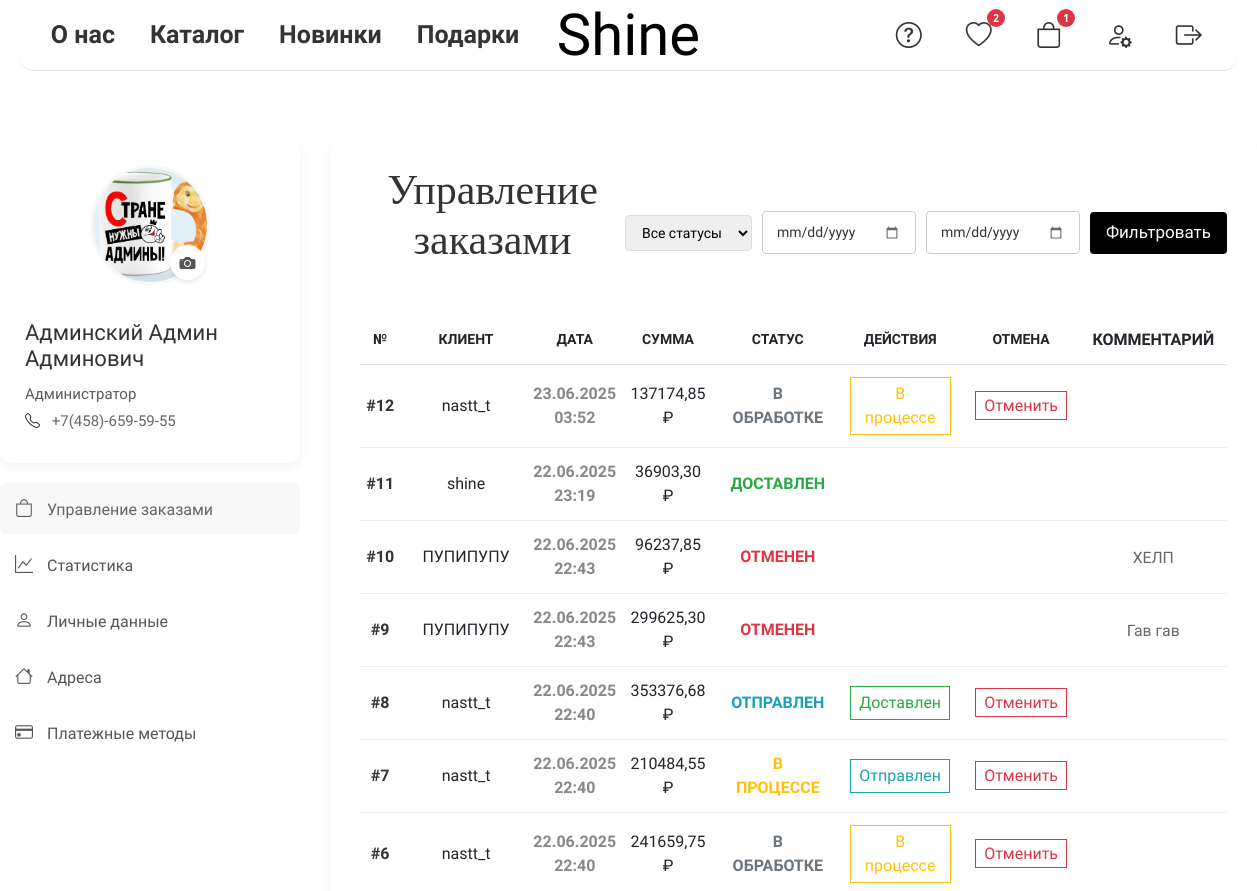
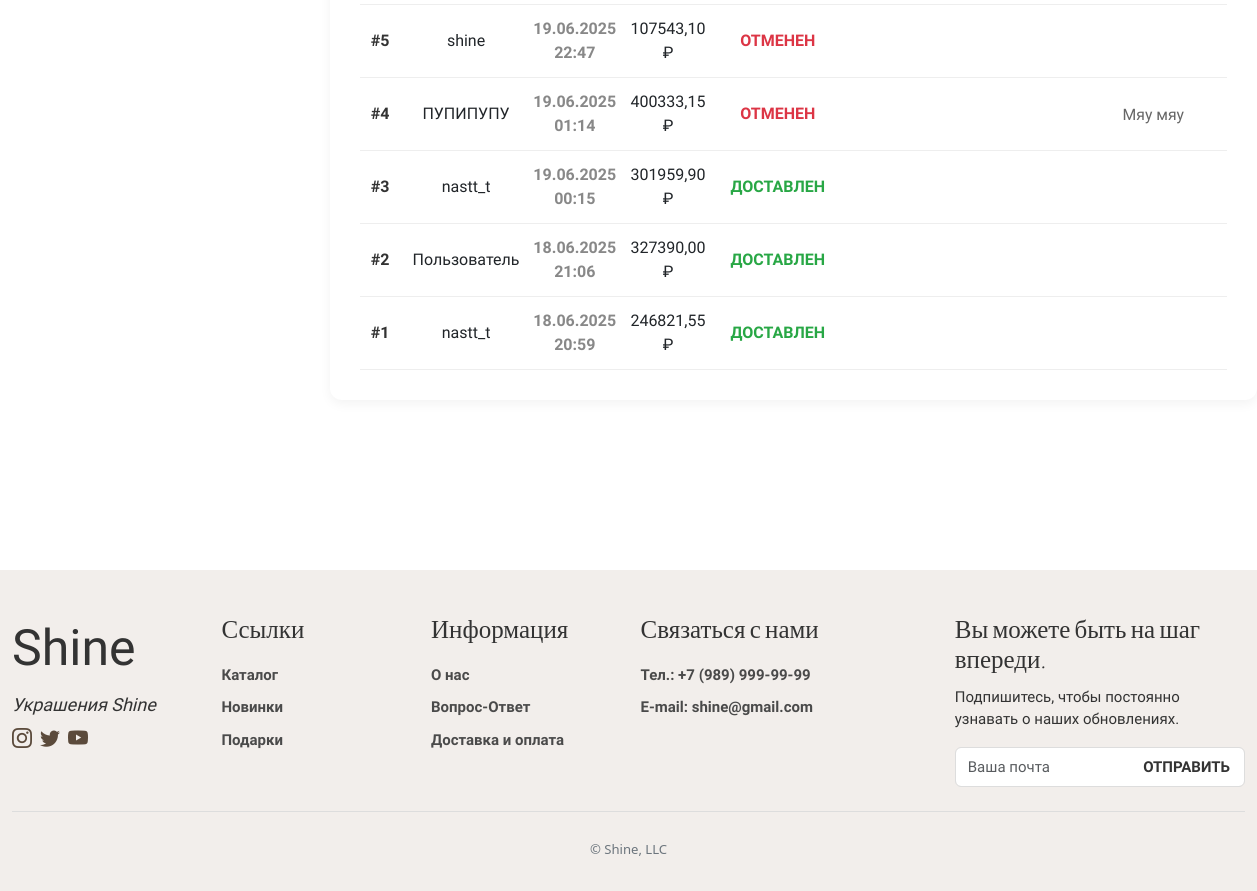
Page /admin-panel/ (signed in) on the committed database (2 pictures, top to bottom).
### webapp/models.py (models this page shows, shortened)
class UserInfo(models.Model):
    user = models.OneToOneField(User, on_delete=models.CASCADE, related_name='profile')
    phone = models.CharField(max_length=20, blank=True, verbose_name='Телефон')
    birth_date = models.DateField(null=True, blank=True, verbose_name='Дата рождения')
    avatar = models.ImageField(upload_to='avatar', blank=True, default=None, verbose_name='Фото профиля')
    first_name = models.CharField(max_length=100, blank=True, verbose_name='Имя')
    last_name = models.CharField(max_length=100, blank=True, verbose_name='Фамилия')
    middle_name = models.CharField(max_length=100, blank=True, verbose_name='Отчество')
    created_at = models.DateTimeField(auto_now_add=True)
    updated_at = models.DateTimeField(auto_now=True)
    class Meta:
        verbose_name = 'Профиль пользователя'
        verbose_name_plural = 'Профили пользователей'
    @property
    def full_name(self):
        return f"{self.last_name} {self.first_name} {self.middle_name}".strip()

class Order(models.Model):
    ORDER_STATUS = (
        ('pending', 'В обработке'),
        ('processing', 'В процессе'),
        ('shipped', 'Отправлен'),
        ('delivered', 'Доставлен'),
        ('cancelled', 'Отменен'),
        ('returned', 'Возвращен'),
    )
    user = models.ForeignKey(User, on_delete=models.CASCADE, related_name='orders')
    order_number = models.UUIDField(default=uuid.uuid4, editable=False, unique=True)
    order_date = models.DateTimeField(auto_now_add=True, verbose_name='Дата заказа')
    status = models.CharField(max_length=20, choices=ORDER_STATUS, default='pending', verbose_name='Статус заказа')
    shipping_address = models.ForeignKey(UserAddress, on_delete=models.SET_NULL, null=True,
                                         related_name='shipping_orders')
    billing_address = models.ForeignKey(UserAddress, on_delete=models.SET_NULL, null=True,
                                        related_name='billing_orders')
    payment_card = models.ForeignKey(PaymentCard, on_delete=models.SET_NULL, null=True, blank=True)
    delivery_date = models.DateField(null=True, blank=True, verbose_name='Дата доставки')
    delivery_time = models.CharField(max_length=50, blank=True, null=True, verbose_name='Время доставки')
    subtotal = models.DecimalField(max_digits=10, decimal_places=2, verbose_name='Сумма товаров')
    shipping_cost = models.DecimalField(max_digits=10, decimal_places=2, default=450, verbose_name='Стоимость доставки')
    discount = models.DecimalField(max_digits=10, decimal_places=2, default=0, verbose_name='Скидка')
    total = models.DecimalField(max_digits=10, decimal_places=2, verbose_name='Итоговая сумма')
    email = models.EmailField(verbose_name='Email для заказа')
    phone = models.CharField(max_length=20, verbose_name='Телефон для заказа')
    notes = models.TextField(blank=True, verbose_name='Примечания к заказу')
    tracking_number = models.CharField(max_length=100, blank=True, null=True, verbose_name='Трек-номер')
    cancellation_reason = models.TextField(blank=True, null=True, verbose_name='Причина отмены')
    class Meta:
        ordering = ['-order_date']
        verbose_name = 'Заказ'
        verbose_name_plural = 'Заказы'
    def get_available_statuses(self):
        if self.status == 'pending':
            return [('processing', 'В процессе'), ('cancelled', 'Отменен')]
        elif self.status == 'processing':
            return [('shipped', 'Отправлен'), ('cancelled', 'Отменен')]
        elif self.status == 'shipped':
            return [('delivered', 'Доставлен'), ('cancelled', 'Отменен')]
        elif self.status == 'cancelled':
            return []
        return []

### webapp/views.py (the view, shortened to what this page needs)
# urls.py: path('admin-panel/', views.panel_admina, name='panel_admina'),
@login_required
def panel_admina(request):
    if not request.user.is_superuser:
        return redirect('profile')
    active_section = request.GET.get('section', 'orders')
    status_filter = request.GET.get('status', 'all')
    date_from = request.GET.get('date_from')
    date_to = request.GET.get('date_to')
    orders = Order.objects.all().order_by('-order_date')
    if status_filter != 'all':
        orders = orders.filter(status=status_filter)
    if date_from:
        orders = orders.filter(order_date__gte=date_from)
    if date_to:
        orders = orders.filter(order_date__lte=date_to)
    total_orders = Order.objects.count()
    pending_orders = Order.objects.filter(status='pending').count()
    processing_orders = Order.objects.filter(status='processing').count()
    delivered_orders = Order.objects.filter(status='delivered').count()
    admin_info = UserInfo.objects.get_or_create(user=request.user)[0]
    admin_addresses = UserAddress.objects.filter(user=request.user)
    admin_cards = PaymentCard.objects.filter(user=request.user)
    profile_form = ProfileUpdateForm(instance=admin_info)
    address_form = AddressForm()
    card_form = PaymentCardForm()
    context = {
        'order_list': orders,
        'user_info': admin_info,
        'addresses': admin_addresses,
        'cards': admin_cards,
        'profile_form': profile_form,
        'address_form': address_form,
        'card_form': card_form,
        'status_choices': Order.ORDER_STATUS,
        'status_filter': status_filter,
        'date_from': date_from,
        'date_to': date_to,
        'total_orders': total_orders,
        'pending_orders': pending_orders,
        'processing_orders': processing_orders,
        'delivered_orders': delivered_orders,
        'active_section': active_section,
    }
    return render(request, 'panel_admina.html', context)

### webapp/context_processors.py (called while the page is built)
def cart_items_count(request):
    if request.user.is_authenticated:
        cart = Cart.objects.filter(user=request.user).first()
        return {'cart_items_count': cart.total_items if cart else 0}
    return {'cart_items_count': 0}

def wishlist_items_count(request):
    if request.user.is_authenticated:
        wishlist = Wishlist.objects.filter(user=request.user).first()
        return {'wishlist_items_count': wishlist.items.count() if wishlist else 0}
    return {'wishlist_items_count': 0}

### webapp/models.py (called while the page is built)
    @property
    def masked_number(self):
        return f'**** **** **** {self.card_number[-4:]}'

    @property
    def expiry_date(self):
        return f"{self.expiry_month:02d}/{self.expiry_year}"

    @property
    def total_items(self):
        return self.items.aggregate(total=models.Sum('quantity'))['total'] or 0

### templates/panel_admina.html (shortened to what this page needs)
{% extends "base.html" %}
{% load static %}
{% block content %}
<div class="admin-profile-container">
    <div class="admin-profile-sidebar">
        <div class="admin-profile-card">
            <div class="admin-avatar-section">
                <form method="post" enctype="multipart/form-data" id="admin-avatar-form">
                    <div class="admin-avatar-wrapper">
                        {% if user_info.avatar %}
                        <img src="{{ user_info.avatar.url }}" alt="Аватар" class="admin-profile-avatar" id="admin-avatar-preview">
                        {% else %}
                        <div class="admin-default-avatar" id="admin-avatar-preview">
                            <i class="bi bi-person-circle"></i>
                        </div>
                        {% endif %}
                        <label for="id_avatar" class="admin-avatar-upload-btn">
                            <i class="bi bi-camera-fill"></i>
                        </label>
                    </div>
                </form>
            </div>
            <div class="admin-profile-info">
                <h2>{{ user_info.full_name }}</h2>
                <p class="text-muted">Администратор</p>
                {% if user_info.phone %}
                <p><i class="bi bi-telephone"></i> {{ user_info.phone }}</p>
                {% endif %}
            </div>
        </div>
        <nav class="admin-profile-nav">
            <ul>
                <li><a href="#admin-orders" class="admin-nav-active"><i class="bi bi-bag"></i> Управление заказами</a></li>
                <li><a href="#admin-stats"><i class="bi bi-graph-up"></i> Статистика</a></li>
                <li><a href="#admin-personal-info"><i class="bi bi-person"></i> Личные данные</a></li>
                <li><a href="#admin-addresses"><i class="bi bi-house"></i> Адреса</a></li>
                <li><a href="#admin-payment-methods"><i class="bi bi-credit-card"></i> Платежные методы</a></li>
            </ul>
        </nav>
    </div>
    <div class="admin-profile-content">
        <section id="admin-orders" class="admin-profile-section admin-section-active">
            <div class="admin-orders-header">
                <h2 class="admin-orders-title">Управление заказами</h2>
                <div class="admin-orders-filters">
                    <form method="get" class="admin-filters-form">
                        <div class="admin-filter-group">
                            <select name="status" class="admin-filter-select">
                                <option value="all" {% if status_filter == 'all' %}selected{% endif %}>Все статусы</option>
                            </select>
                        </div>
                        <div class="admin-filter-group">
                            <input type="date" name="date_from" class="admin-filter-date" value="{{ date_from }}" placeholder="От даты">
                        </div>
                        <div class="admin-filter-group">
                            <input type="date" name="date_to" class="admin-filter-date" value="{{ date_to }}" placeholder="До даты">
                        </div>
                        <div class="admin-filter-group">
                            <button type="submit" class="admin-filter-submit">Фильтровать</button>
                        </div>
                    </form>
                </div>
            </div>
            {% if order_list %}
            <div class="admin-orders-table-container">
                <table class="admin-orders-table">
                    <thead class="admin-orders-thead">
                        <tr class="admin-orders-header-row">
                            <th class="admin-order-col-id">№</th>
                            <th class="admin-order-col-client">Клиент</th>
                            <th class="admin-order-col-date">Дата</th>
                            <th class="admin-order-col-amount">Сумма</th>
                            <th class="admin-order-col-status">Статус</th>
                            <th class="admin-order-col-actions">Действия</th>
                            <th class="admin-order-col-cancel">Отмена</th>
                            <th class="admin-order-col-comment">Комментарий</th>
                        </tr>
                    </thead>
                    <tbody class="admin-orders-tbody">
                        {% for order in order_list %}
                        <tr class="admin-order-row">
                            <td class="admin-order-cell-id">
                                <a href="{% url 'order_detail' order.id %}" class="admin-order-link">#{{ order.id }}</a>
                            </td>
                            <td class="admin-order-cell-client">
                                <span class="admin-order-client-name">{{ order.user.username }}</span>
                            </td>
                            <td class="admin-order-cell-date">
                                <span class="admin-order-date">{{ order.order_date|date:"d.m.Y H:i" }}</span>
                            </td>
                            <td class="admin-order-cell-amount">
                                <span class="admin-order-amount">{{ order.total }} ₽</span>
                            </td>
                            <td class="admin-order-cell-status">
                                <span class="admin-order-status-badge admin-status-{{ order.status }}">
                                    {{ order.get_status_display }}
                                </span>
                            </td>
                            <td class="admin-order-cell-actions">
                                <div class="admin-order-actions">
                                    {% for status, label in order.get_available_statuses %}
                                        {% if status != 'cancelled' %}
                                            <form method="post" action="{% url 'update_order_status' order.id status %}" class="admin-order-action-form">
                                                <button type="submit" class="admin-order-action-btn admin-action-{{ status }}">
                                                    {{ label }}
                                                </button>
                                            </form>
                                        {% endif %}
                                    {% endfor %}
                                </div>
                            </td>
                            <td class="admin-order-cell-cancel">
                                {% if order.status != 'delivered' and order.status != 'cancelled' %}
                                    <a href="{% url 'cancel_order' order.id %}" class="admin-order-cancel-btn">
                                        Отменить
                                    </a>
                                {% endif %}
                            </td>
                            <td class="admin-order-cell-comment">
                                {% if order.cancellation_reason %}
                                    <div class="admin-order-comment">
                                        <small class="admin-order-comment-text">{{ order.cancellation_reason }}</small>
                                    </div>
                                {% endif %}
                            </td>
                        </tr>
                        {% endfor %}
                    </tbody>
                </table>
            </div>
            {% else %}
            <div class="admin-orders-empty">
                <div class="admin-orders-empty-message">Нет заказов по выбранным критериям</div>
            </div>
            {% endif %}
        </section>
    </div>
</div>
{% endblock %}

### rows in the picture
UserInfo: avatar (picture), full_name "Админский Админ Админович", phone "+7(458)-659-59-55"
Order: id "12", user.username "nastt_t", order_date "23.06.2025 03:52", total "137174,85", status "В ОБРАБОТКЕ", get_available_statuses "В процессе", shows "Отменить"
Order: id "11", user.username "shine", order_date "22.06.2025 23:19", total "36903,30", status "ДОСТАВЛЕН"
Order: id "10", user.username "ПУПИПУПУ", order_date "22.06.2025 22:43", total "96237,85", status "ОТМЕНЕН", cancellation_reason "ХЕЛП"
Order: id "9", user.username "ПУПИПУПУ", order_date "22.06.2025 22:43", total "299625,30", status "ОТМЕНЕН", cancellation_reason "Гав гав"
Order: id "8", user.username "nastt_t", order_date "22.06.2025 22:40", total "353376,68", status "ОТПРАВЛЕН", get_available_statuses "Доставлен", shows "Отменить"
Order: id "7", user.username "nastt_t", order_date "22.06.2025 22:40", total "210484,55", status "В ПРОЦЕССЕ", get_available_statuses "Отправлен", shows "Отменить"
Order: id "6", user.username "nastt_t", order_date "22.06.2025 22:40", total "241659,75", status "В ОБРАБОТКЕ", get_available_statuses "В процессе", shows "Отменить"
Order: id "5", user.username "shine", order_date "19.06.2025 22:47", total "107543,10", status "ОТМЕНЕН"
Order: id "4", user.username "ПУПИПУПУ", order_date "19.06.2025 01:14", total "400333,15", status "ОТМЕНЕН", cancellation_reason "Мяу мяу"
Order: id "3", user.username "nastt_t", order_date "19.06.2025 00:15", total "301959,90", status "ДОСТАВЛЕН"
Order: id "2", user.username "Пользователь", order_date "18.06.2025 21:06", total "327390,00", status "ДОСТАВЛЕН"
Order: id "1", user.username "nastt_t", order_date "18.06.2025 20:59", total "246821,55", status "ДОСТАВЛЕН"

### other values in the picture
{{ wishlist_items_count }} "2"
{{ cart_items_count }} "1"
